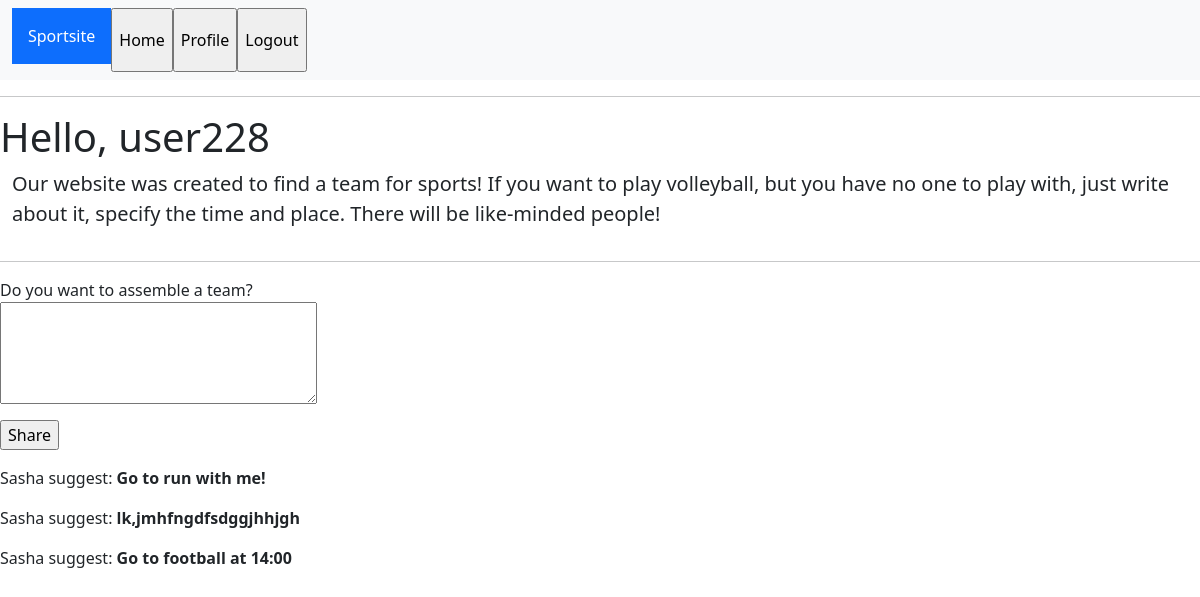
The app's page /general (signed in) with its own data.
### app/models.py (models this page shows, shortened)
class User(UserMixin, db.Model):
    id = db.Column(db.Integer, primary_key=True)
    username = db.Column(db.String(64), index=True, unique=True)
    email = db.Column(db.String(120), index=True, unique=True)
    password_hash = db.Column(db.String(128))
    events = db.relationship('Events', backref='sport', lazy='dynamic')
    about_me = db.Column(db.String(140))
    last_seen = db.Column(db.DateTime, default=datetime.utcnow())
    followed = db.relationship(
        'User', secondary=followers,
        primaryjoin=(followers.c.follower_id == id),
        secondaryjoin=(followers.c.followed_id == id),
        backref=db.backref('followers', lazy='dynamic'), lazy='dynamic')

class Events(db.Model):
    id = db.Column(db.Integer, primary_key=True)
    author = db.relationship('User')
    body = db.Column(db.String(140))
    timestamp = db.Column(db.DateTime, index=True, default=datetime.utcnow)
    user_id = db.Column(db.Integer, db.ForeignKey('user.id'))

### app/routes.py (the view)
@app.route('/', methods=['GET', 'POST'])
@app.route('/general', methods=['GET', 'POST'])
def general():
    events = Events.query.order_by(Events.timestamp).all()[-3:]
    form = EventsForm()
    if form.validate_on_submit():
        event = Events(body=form.event.data, user_id=current_user.id)
        db.session.add(event)
        db.session.commit()
        flash('You suggested an event!')
        return redirect(url_for('general'))
    if current_user.is_authenticated:
        user = User.query.filter_by(username=current_user.username).first_or_404()
        return render_template('general.html', title='Sport web-site', user=user, events=events, form=form)
    return render_template('general.html', title='Sport web-site')

### app/forms.py
class EventsForm(FlaskForm):
    event = TextAreaField('Do you want to assemble a team?', validators=[
        DataRequired(), Length(min=1, max=140)])
    submit = SubmitField('Share')

### app/models.py (called while the page is built)
@login.user_loader
def load_user(id):
    return User.query.get(int(id))

### app/routes.py (called while the page is built)
@app.before_request
def before_request():
    if current_user.is_authenticated:
        current_user.last_seen = datetime.utcnow()
        db.session.commit()

### app/templates/general.html (shortened to what this page needs)
{% extends "base.html" %}
{% block content %}
    {% if current_user.is_authenticated %}
    <h1>Hello, {{ user.username }}</h1>
    <div class="container-fluid">
        <div class="row jumbotron">
            <p class="lead">Our website was created to find a team for sports!
                If you want to play volleyball, but you have no one to play with,
                just write about it, specify the time and place.
                There will be like-minded people!</p>
        </div>
    </div>
    <hr>
    {% if form %}
    <form action="" method="post">
        <p>
            {{ form.event.label }}<br>
            {{ form.event(cols=32, rows=4) }}<br>
        </p>
        <p>{{ form.submit() }}</p>
    </form>
    {% endif %}
    {% for e in events %}
        <p>{{ e.author.username }} suggest: <b>{{ e.body }}</b></p>
    {% endfor %}
    {% endif %}
{% endblock %}

### records on screen
User: username "user228"
Events: author.username "Sasha", body "Go to run with me!"
Events: author.username "Sasha", body "lk,jmhfngdfsdggjhhjgh"
Events: author.username "Sasha", body "Go to football at 14:00"
